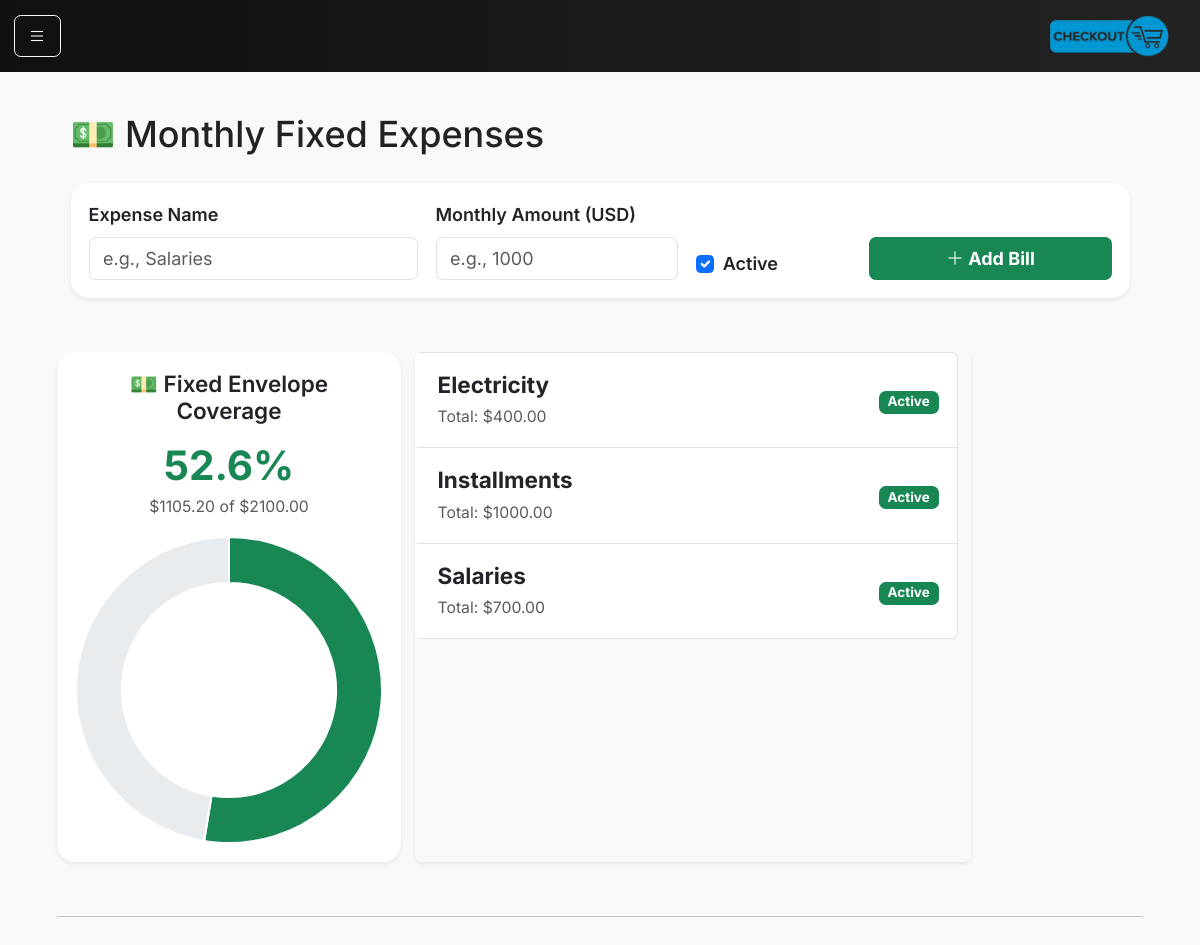
Page /bills on the committed database.
### models.py (models this page shows)
class FixedBill(db.Model):
    __tablename__ = "fixed_bills"
    id = db.Column(db.Integer, primary_key=True)
    name = db.Column(db.String(128), nullable=False)
    monthly_amount_cents = db.Column(db.Integer, nullable=False)
    is_active = db.Column(db.Boolean, default=True)
    custom_start_date = db.Column(db.Date)  # optional: override start-of-month
    created_at = db.Column(db.DateTime, default=datetime.utcnow)

### main.py (the view, shortened to what this page needs)
@app.route("/bills", methods=["GET", "POST"])
def bills():
    from main import db, FixedBill, DailyClosing, FixedCollection, Envelope
    from datetime import date
    today = date.today()
    month_start = today.replace(day=1)
    all_bills = FixedBill.query.order_by(FixedBill.name).all()
    closings = db.session.execute(
        db.select(DailyClosing).where(DailyClosing.date >= month_start)
    ).scalars().all()
    total_allocated_fixed = sum(c.fixed_allocation_cents for c in closings)
    total_collected_fixed = db.session.execute(
        db.select(db.func.coalesce(db.func.sum(FixedCollection.amount_cents), 0))
        .where(FixedCollection.collected_on >= month_start)
    ).scalar() or 0
    active_bills = [b for b in all_bills if b.is_active]
    total_target_cents = sum(b.monthly_amount_cents for b in active_bills) or 1
    for bill in all_bills:
        target = bill.monthly_amount_cents or 1
        bill_share_ratio = target / total_target_cents
        allocated_share = total_collected_fixed * bill_share_ratio
        funded = min(allocated_share, target)
        pct = round((funded / target) * 100, 1)
        remaining = max(target - funded, 0)
        bill.funded = funded / 100
        bill.remaining = remaining / 100
        bill.pct = pct
    fixed_balance = db.session.scalar(
        db.select(Envelope.balance_cents).where(Envelope.code == "FIXED")
    ) or 0
    active_bills = [b for b in all_bills if b.is_active]
    total_target = sum(b.monthly_amount_cents for b in active_bills) or 1
    funded_pct = round((fixed_balance / total_target) * 100, 1)
    today = date.today()
    last30 = db.session.execute(
        db.select(DailyClosing.date, DailyClosing.fixed_allocation_cents)
        .where(DailyClosing.date >= today - timedelta(days=30))
        .order_by(DailyClosing.date)
    ).all()
    running, points = 0, []
    for d, f in last30:
        running += f or 0
        points.append({"date": d.strftime("%b %d"), "balance": running / 100})
    if not all_bills:
        kpis = {"funded_pct": 0, "balance": 0, "total_target": 0}
        points = []
    kpis = {
        "funded_pct": funded_pct,
        "balance": fixed_balance / 100,
        "total_target": total_target / 100,
    }
    return render_template(
        "bills.html",
        bills=all_bills,
        currency="USD",
        today=today,
        points=points,
        kpis=kpis
    )

### main.py (called while the page is built)
@app.context_processor
def inject_request():
    return dict(request=request)

### templates/bills.html (shortened to what this page needs)
{% extends "base.html" %}
{% block content %}
<div class="container-fluid py-4">
    <div class="d-flex justify-content-between align-items-center mb-4">
        <h2 class="mb-0">💵 Monthly Fixed Expenses</h2>
    </div>
    <div class="card shadow-sm mb-4 border-0 ">
        <div class="card-body">
            <form method="POST" class="row g-3 align-items-end">
                <div class="col-md-4 col-sm-6">
                    <label class="form-label fw-semibold">Expense Name</label>
                    <input type="text" name="name" class="form-control" placeholder="e.g., Salaries" required>
                </div>
                <div class="col-md-3 col-sm-6">
                    <label class="form-label fw-semibold">Monthly Amount (USD)</label>
                    <input type="number" name="amount" step="0.01" class="form-control" placeholder="e.g., 1000"
                        required>
                </div>
                <div class="col-md-2 col-sm-4">
                    <div class="form-check mt-4">
                        <input class="form-check-input" type="checkbox" name="active" id="active" checked>
                        <label class="form-check-label fw-semibold" for="active">Active</label>
                    </div>
                </div>
                <div class="col-md-3 col-sm-8 text-end">
                    <button type="submit" class="btn btn-success w-100 fw-bold">
                        <i class="bi bi-plus-lg"></i> Add Bill
                    </button>
                </div>
            </form>
        </div>
    </div>
</div>
<div class="row">
    <div class="col-md-4">
        <div class="card shadow-sm border-0 h-100">
            <div class="card-body text-center">
                <h5 class="fw-semibold mb-3">💵 Fixed Envelope Coverage</h5>
                <div class="display-6 fw-bold text-success mb-1">{{ kpis.funded_pct }}%</div>
                <small class="text-muted d-block mb-3">
                    ${{ '%.2f' % kpis.balance }} of ${{ '%.2f' % kpis.total_target }}
                </small>
                <canvas id="fixedDonutSmall" height="180"></canvas>
            </div>
        </div>
    </div>
    {% if bills %}
    <div class="list-group shadow-sm col-md-6">
        {% for bill in bills %}
        <div class="list-group-item py-3">
            <div class="d-flex justify-content-between align-items-center flex-wrap">
                <div>
                    <h5 class="mb-1 fw-bold">{{ bill.name }}</h5>
                    <small class="text-muted">Total: ${{ "%.2f"|format(bill.monthly_amount_cents / 100) }}</small>
                </div>
                <div class="text-end">
                    {% if bill.is_active %}
                    <span class="badge bg-success">Active</span>
                    {% else %}
                    <span class="badge bg-secondary">Inactive</span>
                    {% endif %}
                </div>
            </div>
        </div>
        {% endfor %}
    </div>
</div>
{% else %}
<div class="alert alert-light border text-center py-4">
    <p class="mb-0 text-muted">No fixed bills yet. Add one above to start tracking your monthly obligations.</p>
</div>
{% endif %}
<hr class="my-5">
{% endblock %}

### static/main.css (style rules this page uses)
html, body { font-family: 'Inter', sans-serif; background-color: #f6f8fb; color: #222; font-size: 18px; padding-top: 25px; background-color: #f9f9f9; }
.card { border-radius: 1rem; }
.list-group-item { border-left: 5px solid transparent; transition: all 0.2s ease-in-out; }
.display-6 { font-size: 2.25rem; }
:root { --ccg-accent: #0d6efd; --ccg-muted: #6c757d; --ccg-card-bg: #ffffff; --ccg-card-br: #e9ecef; }

### rows in the picture
FixedBill: name "Electricity", bill.monthly_amount_cents/100 "400.00", is_active "Active"
FixedBill: name "Installments", bill.monthly_amount_cents/100 "1000.00", is_active "Active"
FixedBill: name "Salaries", bill.monthly_amount_cents/100 "700.00", is_active "Active"

### other values in the picture
{{ kpis.funded_pct }} "52.6"
{{ '%.2f' % kpis.balance }} "1105.20"
{{ '%.2f' % kpis.total_target }} "2100.00"
